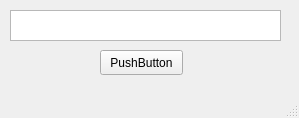
<?xml version="1.0" encoding="UTF-8"?>
<ui version="4.0">
 <class>MainWindow</class>
 <widget class="QMainWindow" name="MainWindow">
  <property name="geometry">
   <rect>
    <x>0</x>
    <y>0</y>
    <width>299</width>
    <height>118</height>
   </rect>
  </property>
  <property name="windowTitle">
   <string>MainWindow</string>
  </property>
  <widget class="QWidget" name="centralwidget">
   <widget class="QPushButton" name="pushButton">
    <property name="geometry">
     <rect>
      <x>100</x>
      <y>50</y>
      <width>83</width>
      <height>25</height>
     </rect>
    </property>
    <property name="text">
     <string>PushButton</string>
    </property>
   </widget>
   <widget class="QTextEdit" name="textEdit">
    <property name="geometry">
     <rect>
      <x>10</x>
      <y>10</y>
      <width>271</width>
      <height>31</height>
     </rect>
    </property>
   </widget>
  </widget>
  <widget class="QStatusBar" name="statusbar"/>
 </widget>
 <resources/>
 <connections/>
</ui>
